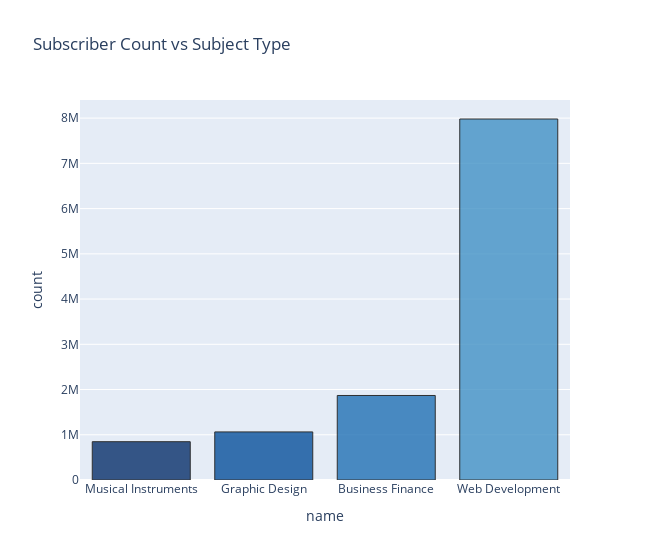

Notebook source saved alongside this figure:
### Code cell
fig = px.bar(subject_subscribers,
            x='name',
            y='count',
            color='name',
            color_discrete_sequence=px.colors.sequential.Blues_r,
            opacity=0.8,
            title='Subscriber Count vs Subject Type'
            )
fig.update_traces(marker_line_color='black',
                  marker_line_width=1)                  
fig.update_layout(showlegend=False, width=650)
fig.show()

### Figure 1 — Plotly figure (JSON) as saved in the notebook; plotly's stock layout.template omitted (floating-point values rounded to 4 significant figures)
{"data": [{"alignmentgroup": "True", "hovertemplate": "name=%{x}<br>count=%{y}<extra></extra>", "legendgroup": "Musical Instruments", "marker": {"color": "rgb(8,48,107)", "line": {"color": "black", "width": 1}, "opacity": 0.8, "pattern": {"shape": ""}}, "name": "Musical Instruments", "offsetgroup": "Musical Instruments", "orientation": "v", "showlegend": true, "textposition": "auto", "type": "bar", "x": ["Musical Instruments"], "xaxis": "x", "y": [846689], "yaxis": "y"}, {"alignmentgroup": "True", "hovertemplate": "name=%{x}<br>count=%{y}<extra></extra>", "legendgroup": "Graphic Design", "marker": {"color": "rgb(8,81,156)", "line": {"color": "black", "width": 1}, "opacity": 0.8, "pattern": {"shape": ""}}, "name": "Graphic Design", "offsetgroup": "Graphic Design", "orientation": "v", "showlegend": true, "textposition": "auto", "type": "bar", "x": ["Graphic Design"], "xaxis": "x", "y": [1063148], "yaxis": "y"}, {"alignmentgroup": "True", "hovertemplate": "name=%{x}<br>count=%{y}<extra></extra>", "legendgroup": "Business Finance", "marker": {"color": "rgb(33,113,181)", "line": {"color": "black", "width": 1}, "opacity": 0.8, "pattern": {"shape": ""}}, "name": "Business Finance", "offsetgroup": "Business Finance", "orientation": "v", "showlegend": true, "textposition": "auto", "type": "bar", "x": ["Business Finance"], "xaxis": "x", "y": [1868711], "yaxis": "y"}, {"alignmentgroup": "True", "hovertemplate": "name=%{x}<br>count=%{y}<extra></extra>", "legendgroup": "Web Development", "marker": {"color": "rgb(66,146,198)", "line": {"color": "black", "width": 1}, "opacity": 0.8, "pattern": {"shape": ""}}, "name": "Web Development", "offsetgroup": "Web Development", "orientation": "v", "showlegend": true, "textposition": "auto", "type": "bar", "x": ["Web Development"], "xaxis": "x", "y": [7980572], "yaxis": "y"}], "layout": {"barmode": "relative", "legend": {"title": {"text": "name"}, "tracegroupgap": 0}, "showlegend": false, "title": {"text": "Subscriber Count vs Subject Type"}, "width": 650, "xaxis": {"anchor": "y", "categoryarray": ["Musical Instruments", "Graphic Design", "Business Finance", "Web Development"], "categoryorder": "array", "domain": [0, 1], "title": {"text": "name"}}, "yaxis": {"anchor": "x", "domain": [0, 1], "title": {"text": "count"}}}}
